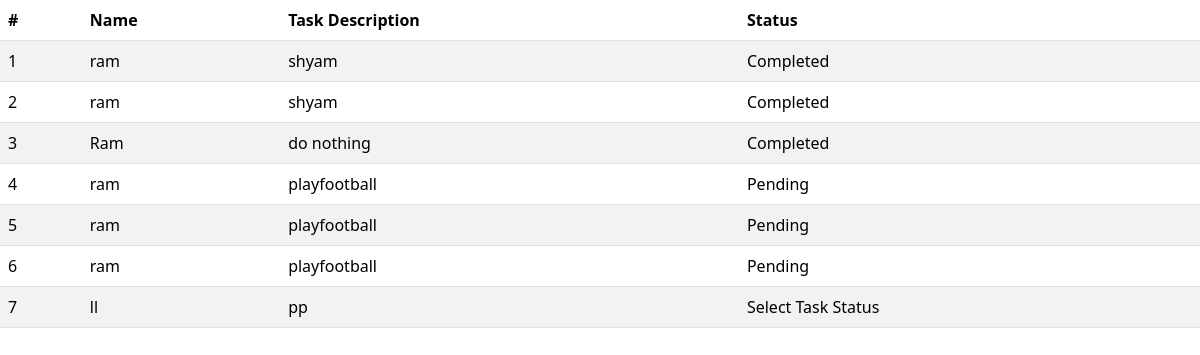
The page / on the database its author committed.
### todo/models.py (models this page shows, shortened)
class Todo(models.Model):
    name = models.CharField(max_length=255)
    description = models.TextField()
    status = models.CharField(max_length=50)

### todo/views.py (the view)
# urls.py: path('', home),
def home(request):
    TodoList = Todo.objects.all()
    return render(request, 'index.html', context={'Tasks': TodoList})

### todo/templates/index.html (shortened to what this page needs)
<!DOCTYPE html>
<html lang="en">
<head>
    <link href="https://cdn.jsdelivr.net/npm/bootstrap@5.3.6/dist/css/bootstrap.min.css" rel="stylesheet">
</head>
<body>
   <table class="table table-striped">
  <thead>
    <tr>
      <th scope="col">#</th>
      <th scope="col">Name</th>
      <th scope="col">Task Description</th>
      <th scope="col">Status</th>
    </tr>
  </thead>
  <tbody>
    {% for Task in Tasks %}
        <tr>
        <td>{{forloop.counter}}</td>
        <td>{{Task.name}}</td>
        <td>{{Task.description}}</td>
        <td>{{Task.status}}</td>
        </tr>
    {% endfor %}
  </tbody>
</table>
</body>
</html>

### rows shown on the page
Todo: name "ram", description "shyam", status "Completed"
Todo: name "ram", description "shyam", status "Completed"
Todo: name "Ram", description "do nothing", status "Completed"
Todo: name "ram", description "playfootball", status "Pending"
Todo: name "ram", description "playfootball", status "Pending"
Todo: name "ram", description "playfootball", status "Pending"
Todo: name "ll", description "pp", status "Select Task Status"
